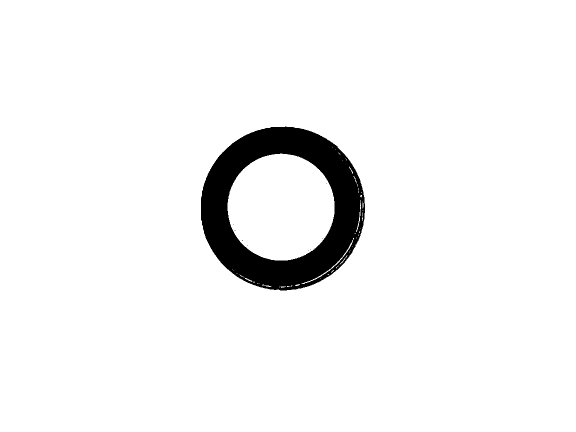
#> input picture functional-version/image_batch/threshold_binary.jpg, 1152 x 864 px (shown at 1/2 size)
$ python process.py   (older library calls are emulated)
#> lines starting #> are read from the running program, lines starting #| are printed output that depends on the picture; after the words box and inside, x2 and y2 are one past the last pixel; in counts of white or black regions, pixels touching at a corner belong together
#> the answer given: functional-version/image_batch/threshold_binary.jpg
import cv2
import numpy as np
import os

def reimagine_image(image_path, output_folder="reimagined_images"):
    """
    Takes an image path and applies a wide range of OpenCV functions,
    saving each result to a specified folder.

    Args:
        image_path (str): The path to the input image.
        output_folder (str): The name of the folder to save the output images.
    """
#> called with output_folder = 'reimagined_images'
    if not os.path.exists(image_path):
        print(f"Error: Image not found at '{image_path}'")
        return

    # Create the output folder if it doesn't exist
    if not os.path.exists(output_folder):
        os.makedirs(output_folder)
        print(f"Created output directory: '{output_folder}'")

    # Read the image
    img = cv2.imread(image_path)
#> img is the input picture: shape (864, 1152, 3); min 0, max 255, mean 242.7
    # Check if the image was loaded correctly
    if img is None:
        print(f"Error: Failed to load image from '{image_path}'. The file may be corrupt or not a supported image format.")
        return

    gray_img = cv2.cvtColor(img, cv2.COLOR_BGR2GRAY)

    def save_image(name, image):
        # A helper function to save images to the output folder
        cv2.imwrite(os.path.join(output_folder, f"{name}.jpg"), image)

    print("Starting image transformations...")

    # --- Thresholding ---
    ret, thresh_binary = cv2.threshold(gray_img, 127, 255, cv2.THRESH_BINARY)
#> thresh_binary: shape (864, 1152); 95.2% white; 9 black regions (8 under 20 px), largest, box (x1, y1, x2, y2) and area: (402, 253, 730, 581) 47930
    save_image("threshold_binary", thresh_binary)
    ret, thresh_binary_inv = cv2.threshold(gray_img, 127, 255, cv2.THRESH_BINARY_INV)
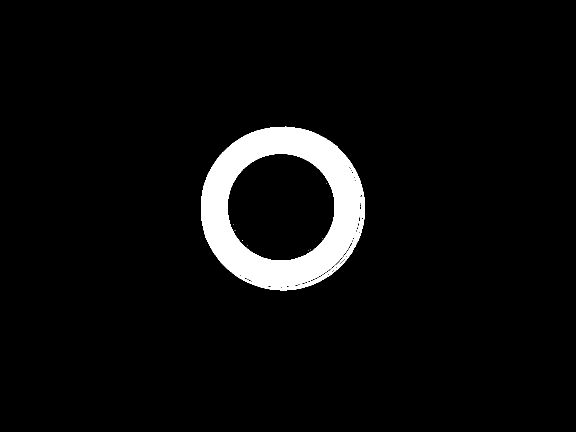
#> thresh_binary_inv: shape (864, 1152) (shown at 1/2 size); 4.8% white; 9 white regions (8 under 20 px), largest, box (x1, y1, x2, y2) and area: (402, 253, 730, 581) 47930
    save_image("threshold_binary_inv", thresh_binary_inv)
    ret, thresh_trunc = cv2.threshold(gray_img, 127, 255, cv2.THRESH_TRUNC)
    save_image("threshold_trunc", thresh_trunc)
    ret, thresh_tozero = cv2.threshold(gray_img, 127, 255, cv2.THRESH_TOZERO)
    save_image("threshold_tozero", thresh_tozero)
    ret, thresh_tozero_inv = cv2.threshold(gray_img, 127, 255, cv2.THRESH_TOZERO_INV)
    save_image("threshold_tozero_inv", thresh_tozero_inv)
    adaptive_thresh_mean = cv2.adaptiveThreshold(gray_img, 255, cv2.ADAPTIVE_THRESH_MEAN_C, cv2.THRESH_BINARY, 11, 2)
#> adaptive_thresh_mean: shape (864, 1152); 98.6% white; 81 black regions (79 under 20 px), largest, box (x1, y1, x2, y2) and area: (402, 253, 730, 581) 9750, (450, 302, 674, 526) 4349
    save_image("adaptive_threshold_mean", adaptive_thresh_mean)
    adaptive_thresh_gaussian = cv2.adaptiveThreshold(gray_img, 255, cv2.ADAPTIVE_THRESH_GAUSSIAN_C, cv2.THRESH_BINARY, 11, 2)
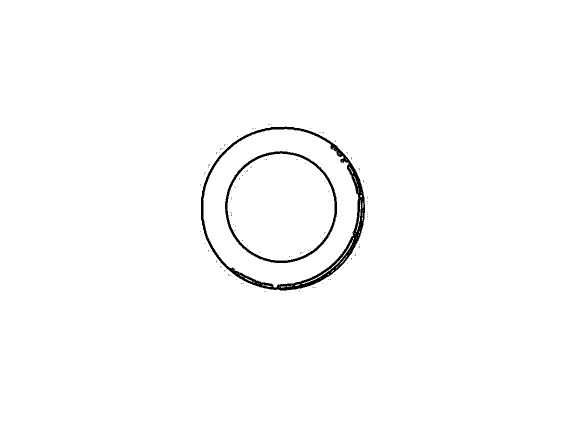
#> adaptive_thresh_gaussian: shape (864, 1152) (shown at 1/2 size); 98.8% white; 145 black regions (143 under 20 px), largest, box (x1, y1, x2, y2) and area: (402, 253, 730, 581) 8219, (450, 302, 674, 526) 3326
    save_image("adaptive_threshold_gaussian", adaptive_thresh_gaussian)
    ret, otsu_thresh = cv2.threshold(gray_img, 0, 255, cv2.THRESH_BINARY + cv2.THRESH_OTSU)
#> ret = 7
    save_image("otsu_threshold", otsu_thresh)

    # --- Masking (using a circular mask) ---
    mask = np.zeros(img.shape[:2], dtype="uint8")
    (cX, cY) = (img.shape[1] // 2, img.shape[0] // 2)
#> cX = 576; cY = 432
    radius = int(min(cX, cY) * 0.8) # Use 80% of the smallest dimension for the radius
#> radius = 345
    cv2.circle(mask, (cX, cY), radius, 255, -1)
#> mask: shape (864, 1152); 37.6% white; 1 white region, box (x1, y1, x2, y2) and area: (231, 87, 922, 778) 373865
    masked_img = cv2.bitwise_and(img, img, mask=mask)
    save_image("masked_circle", masked_img)

    # --- Recolorizing ---
    hsv_img = cv2.cvtColor(img, cv2.COLOR_BGR2HSV)
#> hsv_img: shape (864, 1152, 3); mean H, S, V 0, 0, 242.7
    save_image("recolor_hsv", hsv_img)
    lab_img = cv2.cvtColor(img, cv2.COLOR_BGR2LAB)
#> lab_img: shape (864, 1152, 3); mean of channels 0, 1, 2 242.7, 128, 128
    save_image("recolor_lab", lab_img)
    # Apply various colormaps to the grayscale image
    colormaps_to_apply = [cv2.COLORMAP_AUTUMN, cv2.COLORMAP_BONE, cv2.COLORMAP_JET, cv2.COLORMAP_WINTER, cv2.COLORMAP_RAINBOW, cv2.COLORMAP_OCEAN, cv2.COLORMAP_SUMMER, cv2.COLORMAP_SPRING, cv2.COLORMAP_COOL, cv2.COLORMAP_HSV, cv2.COLORMAP_PINK, cv2.COLORMAP_HOT]
    colormap_names = ["AUTUMN", "BONE", "JET", "WINTER", "RAINBOW", "OCEAN", "SUMMER", "SPRING", "COOL", "HSV", "PINK", "HOT"]
    for name, colormap in zip(colormap_names, colormaps_to_apply):
        colormap_img = cv2.applyColorMap(gray_img, colormap)
        save_image(f"recolor_colormap_{name.lower()}", colormap_img)
#> this loop made 12 passes
#> pass 1, in reimagine_image, `colormap_img = cv2.applyColorMap(gray_img, colormap)`:
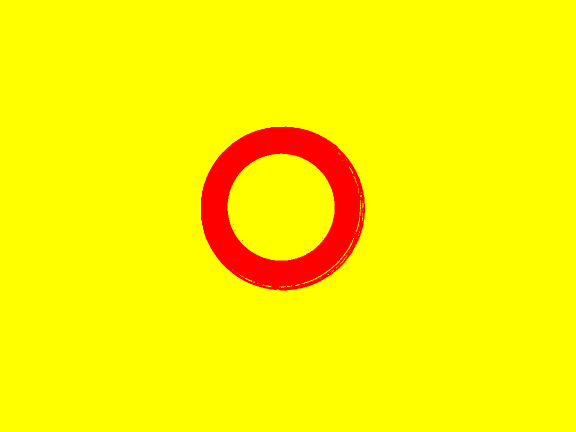
#> colormap_img: shape (864, 1152, 3) (shown at 1/2 size); mean B, G, R 0, 242.7, 255

    # --- Preprocessing ---
    # Blurring
    blurred = cv2.blur(img, (15, 15))
    save_image("preprocessing_blur", blurred)
    gaussian_blurred = cv2.GaussianBlur(img, (15, 15), 0)
    save_image("preprocessing_gaussian_blur", gaussian_blurred)
    median_blurred = cv2.medianBlur(img, 15)
    save_image("preprocessing_median_blur", median_blurred)
    bilateral_filtered = cv2.bilateralFilter(img, 15, 75, 75)
    save_image("preprocessing_bilateral_filter", bilateral_filtered)
    # Morphological
    kernel = np.ones((5,5),np.uint8)
    eroded = cv2.erode(thresh_binary, kernel, iterations = 1)
#> eroded: shape (864, 1152); 94.7% white; 1 black region, box (x1, y1, x2, y2) and area: (400, 251, 732, 583) 53188
    save_image("preprocessing_erode", eroded)
    dilated = cv2.dilate(thresh_binary, kernel, iterations = 1)
#> dilated: shape (864, 1152); 95.9% white; 14 black regions (11 under 20 px), largest, box (x1, y1, x2, y2) and area: (404, 256, 727, 579) 40786, (719, 444, 725, 455) 45, (643, 549, 653, 558) 29
    save_image("preprocessing_dilate", dilated)
    opening = cv2.morphologyEx(thresh_binary, cv2.MORPH_OPEN, kernel)
#> opening: shape (864, 1152); 95.1% white; 5 black regions (4 under 20 px), largest, box (x1, y1, x2, y2) and area: (402, 253, 730, 581) 48736
    save_image("preprocessing_opening", opening)
    closing = cv2.morphologyEx(thresh_binary, cv2.MORPH_CLOSE, kernel)
#> closing: shape (864, 1152); 95.3% white; 5 black regions, box (x1, y1, x2, y2) and area: (402, 254, 729, 581) 46547, (717, 442, 727, 457) 129, (693, 505, 700, 511) 38, (666, 534, 672, 540) 35, (656, 542, 662, 548) 35
    save_image("preprocessing_closing", closing)
    gradient = cv2.morphologyEx(thresh_binary, cv2.MORPH_GRADIENT, kernel)
#> gradient: shape (864, 1152); 1.2% white; 4 white regions, box (x1, y1, x2, y2) and area: (400, 251, 732, 583) 8640, (453, 305, 671, 523) 3602, (662, 292, 667, 297) 25, (682, 319, 687, 324) 25
    save_image("preprocessing_gradient", gradient)
    # Gradients
    laplacian = cv2.Laplacian(gray_img, cv2.CV_64F)
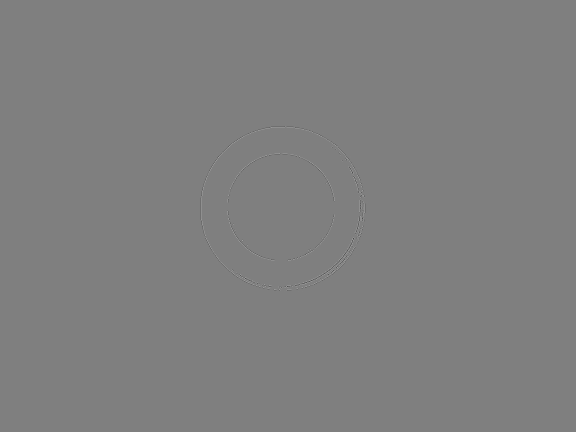
#> laplacian: shape (864, 1152) float64 (shown at 1/2 size); min -1020, max 1020, mean 0; drawn with min black and max white
    save_image("preprocessing_laplacian", np.uint8(np.absolute(laplacian)))
    sobel_x = cv2.Sobel(gray_img, cv2.CV_64F, 1, 0, ksize=5)
    sobel_y = cv2.Sobel(gray_img, cv2.CV_64F, 0, 1, ksize=5)
    save_image("preprocessing_sobel_x", np.uint8(np.absolute(sobel_x)))
    save_image("preprocessing_sobel_y", np.uint8(np.absolute(sobel_y)))
    # Edge Detection
    canny_edges = cv2.Canny(gray_img, 100, 200)
#> canny_edges: shape (864, 1152); 0.28% white in thin lines or dots, all inside (x1, y1, x2, y2) = (401, 253, 730, 582)
    save_image("preprocessing_canny_edges", canny_edges)
    # Denoising
    denoised_color = cv2.fastNlMeansDenoisingColored(img, None, 10, 10, 7, 21)
    save_image("preprocessing_denoised_color", denoised_color)
    # Histogram Equalization
    equalized_hist = cv2.equalizeHist(gray_img)
    save_image("preprocessing_equalized_hist", equalized_hist)
    clahe = cv2.createCLAHE(clipLimit=2.0, tileGridSize=(8,8))
    clahe_img = clahe.apply(gray_img)
    save_image("preprocessing_clahe", clahe_img)

    # --- Retexturing (Resizing Only) ---
    # Geometric Transformations
    (h, w) = img.shape[:2]
#> h = 864; w = 1152
    resized_inter_nearest = cv2.resize(img, (w*2, h*2), interpolation=cv2.INTER_NEAREST)
    save_image("retexturing_resize_nearest", resized_inter_nearest)
    resized_inter_cubic = cv2.resize(img, (w*2, h*2), interpolation=cv2.INTER_CUBIC)
    save_image("retexturing_resize_cubic", resized_inter_cubic)

    # --- Pixel Intensity and Binary Manipulation ---
    brighter = cv2.convertScaleAbs(img, alpha=1.0, beta=50)
    save_image("intensity_brighter", brighter)
    darker = cv2.convertScaleAbs(img, alpha=1.0, beta=-50)
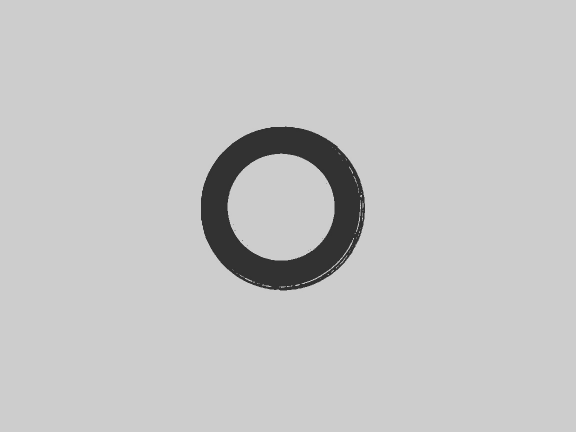
#> darker: shape (864, 1152, 3) (shown at 1/2 size); min 43, max 205, mean 197.5
    save_image("intensity_darker", darker)
    higher_contrast = cv2.convertScaleAbs(img, alpha=1.5, beta=0)
    save_image("intensity_higher_contrast", higher_contrast)
    lower_contrast = cv2.convertScaleAbs(img, alpha=0.7, beta=0)
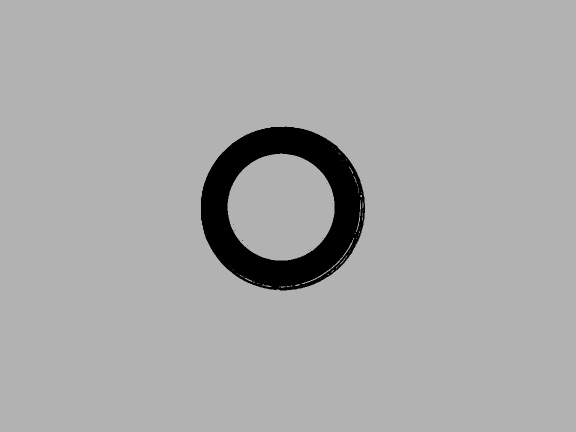
#> lower_contrast: shape (864, 1152, 3) (shown at 1/2 size); min 0, max 178, mean 169.4
    save_image("intensity_lower_contrast", lower_contrast)

    # Create a simple second image for bitwise operations
    img2 = np.zeros(img.shape, dtype="uint8")
    cv2.rectangle(img2, (w//4, h//4), (w*3//4, h*3//4), (255, 255, 255), -1)
#> img2: shape (864, 1152, 3); 25.1% white; 1 white region, box (x1, y1, x2, y2) and area: (288, 216, 865, 649) 249841

    bitwise_and_op = cv2.bitwise_and(img, img2)
    save_image("binary_bitwise_and", bitwise_and_op)
    bitwise_or_op = cv2.bitwise_or(img, img2)
#> bitwise_or_op: shape (864, 1152, 3); every value is 255
    save_image("binary_bitwise_or", bitwise_or_op)
    bitwise_xor_op = cv2.bitwise_xor(img, img2)
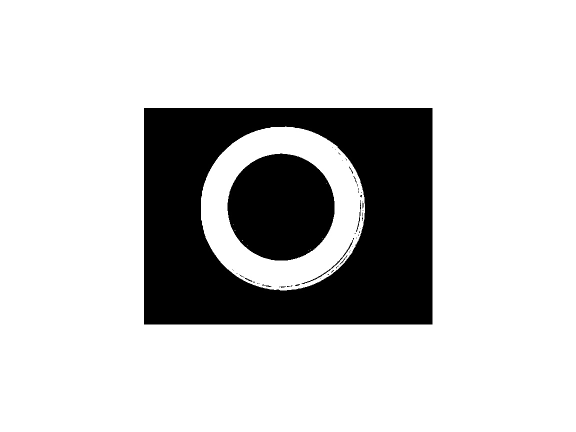
#> bitwise_xor_op: shape (864, 1152, 3) (shown at 1/2 size); min 0, max 255, mean 203.3
    save_image("binary_bitwise_xor", bitwise_xor_op)
    bitwise_not_op = cv2.bitwise_not(img)
    save_image("binary_bitwise_not", bitwise_not_op)

    print(f"\nProcessing complete!")
    print(f"All {len(os.listdir(output_folder))} reimagined images have been saved in the '{output_folder}' directory.")

    # Return list of created files
    created_files = [os.path.join(output_folder, f) for f in os.listdir(output_folder) if f.endswith('.jpg')]
    return created_files

if __name__ == '__main__':
    # Ask the user for the image path
    image_to_process = input("Please enter the path to the image you want to reimagine: ")

    # Call the function with the user-provided path
    reimagine_image(image_to_process)
